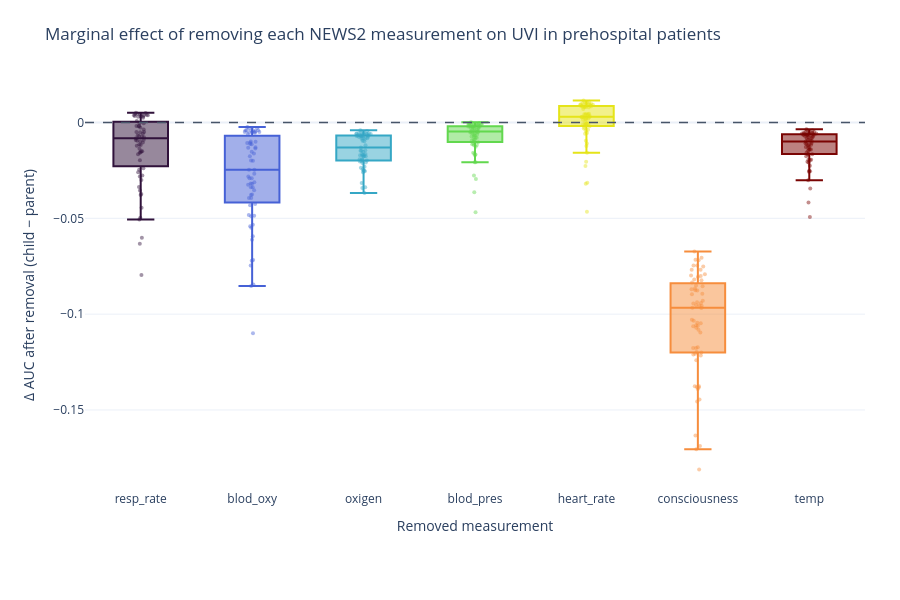

This figure's notebook cell:
### Code cell
save_subset_plot(
    make_marginal_ablation_plot(
    results_uvi_pre, FEATURES, title='UVI in prehospital patients'
    ),
    "uvi_pre_boxplots", "boxplots",
)
